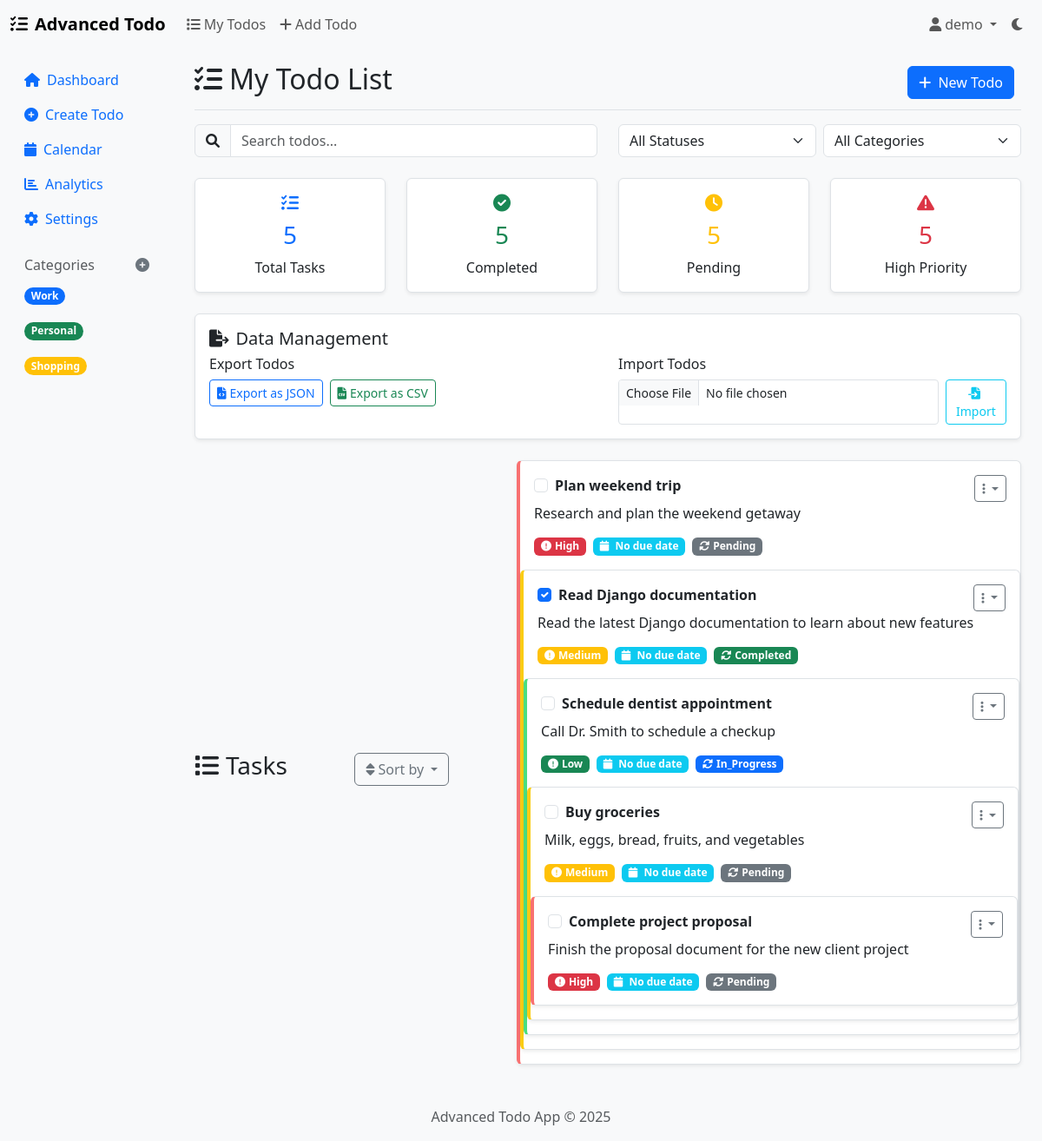
The app's page / (signed in) with its own data.
### todo/models.py (models this page shows, shortened)
class Todo(models.Model):
    PRIORITY_CHOICES = [
        ('low', 'Low'),
        ('medium', 'Medium'),
        ('high', 'High'),
    ]
    STATUS_CHOICES = [
        ('pending', 'Pending'),
        ('in_progress', 'In Progress'),
        ('completed', 'Completed'),
    ]
    title = models.CharField(max_length=200)
    description = models.TextField(blank=True)
    created_at = models.DateTimeField(auto_now_add=True)
    updated_at = models.DateTimeField(auto_now=True)
    due_date = models.DateTimeField(null=True, blank=True)
    priority = models.CharField(max_length=10, choices=PRIORITY_CHOICES, default='medium')
    status = models.CharField(max_length=20, choices=STATUS_CHOICES, default='pending')
    user = models.ForeignKey(User, on_delete=models.CASCADE, related_name='todos')
    category = models.ForeignKey(Category, on_delete=models.SET_NULL, null=True, blank=True, related_name='todos')
    completed_at = models.DateTimeField(null=True, blank=True)
    is_shared = models.BooleanField(default=False)

### todo/views.py (the view)
# urls.py: path('', views.todo_list, name='todo_list'),
@login_required
def todo_list(request):
    todos = Todo.objects.filter(
        Q(user=request.user) | Q(shares__shared_with=request.user)
    ).distinct().order_by('-created_at')
    categories = Category.objects.filter(user=request.user)
    status_filter = request.GET.get('status', '')
    category_filter = request.GET.get('category', '')
    search_query = request.GET.get('search', '')
    if status_filter:
        todos = todos.filter(status=status_filter)
    if category_filter:
        todos = todos.filter(category_id=category_filter)
    if search_query:
        todos = todos.filter(
            Q(title__icontains=search_query) |
            Q(description__icontains=search_query)
        )
    context = {
        'todos': todos,
        'categories': categories,
        'status_filter': status_filter,
        'category_filter': category_filter,
        'search_query': search_query,
    }
    return render(request, 'todo/todo_list.html', context)

### todo/templates/todo/todo_list.html (shortened to what this page needs)
{% extends 'base.html' %}
{% block content %}
<div class="d-flex justify-content-between flex-wrap flex-md-nowrap align-items-center pt-3 pb-2 mb-3 border-bottom">
    <h1 class="h2"><i class="fas fa-tasks me-2"></i>My Todo List</h1>
    <div class="btn-toolbar mb-2 mb-md-0">
        <div class="btn-group me-2">
            <a href="{% url 'todo_create' %}" class="btn btn-primary">
                <i class="fas fa-plus me-1"></i> New Todo
            </a>
        </div>
    </div>
</div>
<div class="row mb-4">
    <div class="col-md-6">
        <div class="search-container">
            <div class="input-group">
                <span class="input-group-text"><i class="fas fa-search"></i></span>
                <input type="text" class="form-control" id="searchInput" placeholder="Search todos..." value="{{ search_query }}">
            </div>
        </div>
    </div>
    <div class="col-md-6">
        <div class="d-flex gap-2">
            <select class="form-select" id="statusFilter" onchange="filterTodos()">
                <option value="">All Statuses</option>
            </select>
            <select class="form-select" id="categoryFilter" onchange="filterTodos()">
                <option value="">All Categories</option>
            </select>
        </div>
    </div>
</div>
<div class="row mb-4">
    <div class="col-md-3">
        <div class="card text-center">
            <div class="card-body">
                <h5 class="card-title"><i class="fas fa-tasks text-primary"></i></h5>
                <h3 class="text-primary">{{ todos|length }}</h3>
                <p class="card-text">Total Tasks</p>
            </div>
        </div>
    </div>
    <div class="col-md-3">
        <div class="card text-center">
            <div class="card-body">
                <h5 class="card-title"><i class="fas fa-check-circle text-success"></i></h5>
                <h3 class="text-success">{{ todos|length }}</h3>
                <p class="card-text">Completed</p>
            </div>
        </div>
    </div>
    <div class="col-md-3">
        <div class="card text-center">
            <div class="card-body">
                <h5 class="card-title"><i class="fas fa-clock text-warning"></i></h5>
                <h3 class="text-warning">{{ todos|length }}</h3>
                <p class="card-text">Pending</p>
            </div>
        </div>
    </div>
    <div class="col-md-3">
        <div class="card text-center">
            <div class="card-body">
                <h5 class="card-title"><i class="fas fa-exclamation-triangle text-danger"></i></h5>
                <h3 class="text-danger">{{ todos|length }}</h3>
                <p class="card-text">High Priority</p>
            </div>
        </div>
    </div>
</div>
<div class="row mb-4">
    <div class="col-12">
        <div class="card">
            <div class="card-body">
                <h5 class="card-title"><i class="fas fa-file-export me-2"></i>Data Management</h5>
                <div class="row">
                    <div class="col-md-6">
                        <h6>Export Todos</h6>
                        <div class="d-flex gap-2">
                            <a href="{% url 'export_todos' %}?format=json" class="btn btn-outline-primary btn-sm">
                                <i class="fas fa-file-code me-1"></i>Export as JSON
                            </a>
                            <a href="{% url 'export_todos' %}?format=csv" class="btn btn-outline-success btn-sm">
                                <i class="fas fa-file-csv me-1"></i>Export as CSV
                            </a>
                        </div>
                    </div>
                    <div class="col-md-6">
                        <h6>Import Todos</h6>
                        <form method="post" action="{% url 'import_todos' %}" enctype="multipart/form-data" class="d-flex gap-2">
                            <input type="file" name="file" accept=".json,.csv" class="form-control form-control-sm" required>
                            <button type="submit" class="btn btn-outline-info btn-sm">
                                <i class="fas fa-file-import me-1"></i>Import
                            </button>
                        </form>
                    </div>
                </div>
            </div>
        </div>
    </div>
</div>
<div class="row">
    <div class="col-12">
        <div class="d-flex justify-content-between flex-wrap flex-md-nowrap align-items-center mb-3">
            <h3><i class="fas fa-list me-2"></i>Tasks</h3>
            <div class="dropdown">
                <button class="btn btn-outline-secondary dropdown-toggle" type="button" id="sortDropdown" data-bs-toggle="dropdown">
                    <i class="fas fa-sort me-1"></i>Sort by
                </button>
            </div>
        {% if todos %}
            <div class="todo-list-container sortable-list" id="todoList">
                {% for todo in todos %}
                <div class="card mb-3 todo-item priority-{{ todo.priority }}" data-status="{{ todo.status }}" data-category="{{ todo.category.id|default:'none' }}" data-todo-id="{{ todo.id }}">
                    <div class="card-body">
                        <div class="d-flex justify-content-between align-items-start">
                            <div class="flex-grow-1">
                                <div class="form-check">
                                    <input class="form-check-input todo-checkbox" type="checkbox" value="" id="todoCheck{{ todo.id }}"
                                        data-todo-id="{{ todo.id }}"
                                        {% if todo.status == 'completed' %}checked{% endif %}>
                                    <label class="form-check-label fw-bold" for="todoCheck{{ todo.id }}">
                                        {{ todo.title }}
                                    </label>
                                </div>
                                <p class="card-text mt-2">{{ todo.description|default:"No description" }}</p>
                                <div class="d-flex flex-wrap gap-2 mt-2">
                                    <span class="badge bg-{% if todo.priority == 'high' %}danger{% elif todo.priority == 'medium' %}warning{% else %}success{% endif %}">
                                        <i class="fas fa-exclamation-circle me-1"></i>{{ todo.priority|title }}
                                    </span>
                                    <span class="badge bg-info">
                                        <i class="fas fa-calendar me-1"></i>
                                        {% if todo.due_date %}{{ todo.due_date|date:"M d, Y" }}{% else %}No due date{% endif %}
                                    </span>
                                    <span class="badge bg-{% if todo.status == 'completed' %}success{% elif todo.status == 'in_progress' %}primary{% else %}secondary{% endif %}">
                                        <i class="fas fa-sync-alt me-1"></i>{{ todo.status|title }}
                                    </span>
                                </div>
                            </div>
                            <div class="todo-actions">
                                <div class="dropdown">
                                    <button class="btn btn-sm btn-outline-secondary dropdown-toggle" type="button" data-bs-toggle="dropdown">
                                        <i class="fas fa-ellipsis-v"></i>
                                    </button>
                                </div>
                            </div>
                        </div>
                    </div>
                {% endfor %}
            </div>
        {% endif %}
    </div>
</div>
{% endblock %}

### todo/templates/base.html (shortened to what this page needs)
<!DOCTYPE html>
<html lang="en">
<head>
    <link href="https://cdn.jsdelivr.net/npm/bootstrap@5.3.0-alpha1/dist/css/bootstrap.min.css" rel="stylesheet">
    <link rel="stylesheet" href="https://cdn.jsdelivr.net/npm/bootstrap-icons@1.10.0/font/bootstrap-icons.css">
    <link rel="stylesheet" href="https://cdnjs.cloudflare.com/ajax/libs/font-awesome/6.0.0/css/all.min.css">
</head>
<body class="d-flex flex-column min-vh-100">
    <nav class="navbar navbar-expand-lg navbar-light bg-light">
        <div class="container-fluid">
            <a class="navbar-brand" href="{% url 'todo_list' %}">
                <i class="fas fa-tasks me-2"></i>Advanced Todo
            </a>
            <div class="collapse navbar-collapse" id="navbarNav">
                <ul class="navbar-nav me-auto">
                    <li class="nav-item">
                        <a class="nav-link" href="{% url 'todo_list' %}"><i class="fas fa-list me-1"></i>My Todos</a>
                    </li>
                    <li class="nav-item">
                        <a class="nav-link" href="{% url 'todo_create' %}"><i class="fas fa-plus me-1"></i>Add Todo</a>
                    </li>
                </ul>
                <ul class="navbar-nav">
                    {% if user.is_authenticated %}
                        <li class="nav-item dropdown">
                            <a class="nav-link dropdown-toggle" href="#" id="navbarDropdown" role="button" data-bs-toggle="dropdown">
                                <i class="fas fa-user me-1"></i>{{ user.username }}
                            </a>
                        </li>
                    {% endif %}
                    <li class="nav-item">
                        <a class="nav-link theme-toggle" id="themeToggle" href="#">
                            <i class="fas fa-moon" id="themeIcon"></i>
                        </a>
                    </li>
                </ul>
            </div>
        </div>
    </nav>
    <div class="container-fluid flex-grow-1">
        <div class="row">
            <nav class="col-md-3 col-lg-2 d-md-block sidebar collapse bg-light" id="sidebar">
                <div class="position-sticky pt-3">
                    <ul class="nav flex-column">
                        <li class="nav-item">
                            <a class="nav-link active" href="{% url 'todo_list' %}">
                                <i class="fas fa-home me-2"></i>Dashboard
                            </a>
                        </li>
                        <li class="nav-item">
                            <a class="nav-link" href="{% url 'todo_create' %}">
                                <i class="fas fa-plus-circle me-2"></i>Create Todo
                            </a>
                        </li>
                        <li class="nav-item">
                            <a class="nav-link" href="#">
                                <i class="fas fa-calendar me-2"></i>Calendar
                            </a>
                        </li>
                        <li class="nav-item">
                            <a class="nav-link" href="#">
                                <i class="fas fa-chart-bar me-2"></i>Analytics
                            </a>
                        </li>
                        <li class="nav-item">
                            <a class="nav-link" href="#">
                                <i class="fas fa-cog me-2"></i>Settings
                            </a>
                        </li>
                    </ul>
                    <h6 class="sidebar-heading d-flex justify-content-between align-items-center px-3 mt-4 mb-1 text-muted">
                        <span>Categories</span>
                        <a class="link-secondary" href="#" aria-label="Add a new category">
                            <i class="fas fa-plus-circle"></i>
                        </a>
                    </h6>
                    <ul class="nav flex-column mb-2">
                        <li class="nav-item">
                            <a class="nav-link" href="#">
                                <span class="badge bg-primary rounded-pill">Work</span>
                            </a>
                        </li>
                        <li class="nav-item">
                            <a class="nav-link" href="#">
                                <span class="badge bg-success rounded-pill">Personal</span>
                            </a>
                        </li>
                        <li class="nav-item">
                            <a class="nav-link" href="#">
                                <span class="badge bg-warning rounded-pill">Shopping</span>
                            </a>
                        </li>
                    </ul>
                </div>
            </nav>
            <main class="col-md-9 ms-sm-auto col-lg-10 px-md-4 main-content">
                {% block content %}{% endblock %}
            </main>
        </div>
    </div>
    <footer class="footer mt-auto py-3 bg-light">
        <div class="container text-center">
            <span class="text-muted">Advanced Todo App &copy; 2025</span>
        </div>
    </footer>
</body>
</html>

### todo/templates/base.html (style rules this page uses)
:root { --primary-color: #4361ee; --secondary-color: #3f37c9; --success-color: #4cc9f0; --light-bg: #f8f9fa; --dark-bg: #212529; --card-bg: #ffffff; --text-color: #212529; --border-color: #dee2e6; }
body { background-color: var(--light-bg); color: var(--text-color); transition: background-color 0.3s, color 0.3s; }
.card { background-color: var(--card-bg); border: 1px solid var(--border-color); box-shadow: 0 0.125rem 0.25rem rgba(0, 0, 0, 0.075); transition: box-shadow 0.15s ease-in-out; }
.todo-item { border-left: 4px solid; transition: transform 0.2s; }
.priority-low { border-left-color: #4ade80; }
.priority-medium { border-left-color: #facc15; }
.priority-high { border-left-color: #f87171; }
.navbar-brand { font-weight: 600; }
.sidebar { min-height: 100vh; }
.main-content { min-height: 100vh; }
.todo-actions .btn { padding: 0.25rem 0.5rem; font-size: 0.875rem; }
.search-container { position: relative; }
.theme-toggle { cursor: pointer; }

### todo/templates/todo/todo_list.html (style rules this page uses)
.sortable-list { min-height: 100px; }

### records on screen
Todo: title "Plan weekend trip", description "Research and plan the weekend getaway", priority "High", shows "No due date", status "Pending"
Todo: status "☑", title "Read Django documentation", description "Read the latest Django documentation to learn about new features", priority "Medium", shows "No due date", status "Completed"
Todo: title "Schedule dentist appointment", description "Call Dr. Smith to schedule a checkup", priority "Low", shows "No due date", status "In_Progress"
Todo: title "Buy groceries", description "Milk, eggs, bread, fruits, and vegetables", priority "Medium", shows "No due date", status "Pending"
Todo: title "Complete project proposal", description "Finish the proposal document for the new client project", priority "High", shows "No due date", status "Pending"

### other values on screen
{{ user.username }} "demo"
{{ todos|length }} "5"
